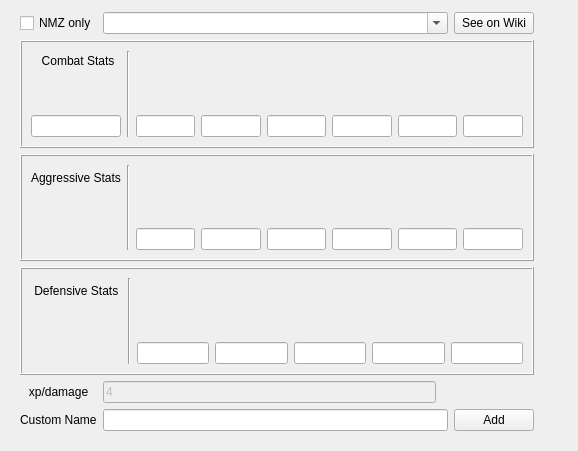
<?xml version="1.0" encoding="UTF-8"?>
<ui version="4.0">
 <class>Monsters</class>
 <widget class="QWidget" name="Monsters">
  <property name="geometry">
   <rect>
    <x>0</x>
    <y>0</y>
    <width>578</width>
    <height>451</height>
   </rect>
  </property>
  <property name="windowTitle">
   <string>Form</string>
  </property>
  <layout class="QGridLayout" name="gridLayout">
   <property name="sizeConstraint">
    <enum>QLayout::SetMinimumSize</enum>
   </property>
   <item row="0" column="0">
    <widget class="QFrame" name="frame">
     <property name="frameShape">
      <enum>QFrame::NoFrame</enum>
     </property>
     <property name="frameShadow">
      <enum>QFrame::Raised</enum>
     </property>
     <layout class="QGridLayout" name="gridLayout_2">
      <property name="topMargin">
       <number>1</number>
      </property>
      <item row="2" column="6">
       <widget class="QFrame" name="frame_2">
        <property name="frameShape">
         <enum>QFrame::NoFrame</enum>
        </property>
        <property name="frameShadow">
         <enum>QFrame::Raised</enum>
        </property>
        <layout class="QGridLayout" name="gridLayout_6"/>
       </widget>
      </item>
      <item row="7" column="2" colspan="3">
       <widget class="QLineEdit" name="custom_name"/>
      </item>
      <item row="0" column="2" colspan="3">
       <widget class="QComboBox" name="search">
        <property name="editable">
         <bool>true</bool>
        </property>
       </widget>
      </item>
      <item row="5" column="1" colspan="5">
       <widget class="QFrame" name="image_3">
        <property name="frameShape">
         <enum>QFrame::Box</enum>
        </property>
        <property name="frameShadow">
         <enum>QFrame::Raised</enum>
        </property>
        <property name="lineWidth">
         <number>1</number>
        </property>
        <layout class="QGridLayout" name="gridLayout_5">
         <item row="2" column="5">
          <widget class="QLineEdit" name="defensive_magic"/>
         </item>
         <item row="2" column="2">
          <widget class="QLineEdit" name="defensive_stab"/>
         </item>
         <item row="1" column="6">
          <widget class="QLabel" name="label_19">
           <property name="text">
            <string/>
           </property>
           <property name="pixmap">
            <pixmap>:/monster/Ranged_icon.webp</pixmap>
           </property>
           <property name="alignment">
            <set>Qt::AlignCenter</set>
           </property>
          </widget>
         </item>
         <item row="2" column="3">
          <widget class="QLineEdit" name="defensive_slash"/>
         </item>
         <item row="1" column="3">
          <widget class="QLabel" name="label_16">
           <property name="text">
            <string/>
           </property>
           <property name="pixmap">
            <pixmap>:/monster/White_scimitar.webp</pixmap>
           </property>
           <property name="alignment">
            <set>Qt::AlignCenter</set>
           </property>
          </widget>
         </item>
         <item row="1" column="4">
          <widget class="QLabel" name="label_17">
           <property name="text">
            <string/>
           </property>
           <property name="pixmap">
            <pixmap>:/monster/White_warhammer.webp</pixmap>
           </property>
           <property name="alignment">
            <set>Qt::AlignCenter</set>
           </property>
          </widget>
         </item>
         <item row="1" column="5">
          <widget class="QLabel" name="label_18">
           <property name="text">
            <string/>
           </property>
           <property name="pixmap">
            <pixmap>:/monster/Magic_icon.webp</pixmap>
           </property>
           <property name="alignment">
            <set>Qt::AlignCenter</set>
           </property>
          </widget>
         </item>
         <item row="0" column="2" colspan="5">
          <widget class="QFrame" name="frame_6">
           <property name="frameShape">
            <enum>QFrame::NoFrame</enum>
           </property>
           <property name="frameShadow">
            <enum>QFrame::Plain</enum>
           </property>
           <property name="lineWidth">
            <number>3</number>
           </property>
           <layout class="QGridLayout" name="gridLayout_9"/>
          </widget>
         </item>
         <item row="1" column="0">
          <widget class="QLabel" name="label_25">
           <property name="text">
            <string/>
           </property>
           <property name="pixmap">
            <pixmap>:/monster/Defence_icon.webp</pixmap>
           </property>
           <property name="alignment">
            <set>Qt::AlignCenter</set>
           </property>
          </widget>
         </item>
         <item row="2" column="4">
          <widget class="QLineEdit" name="defensive_crush"/>
         </item>
         <item row="2" column="6">
          <widget class="QLineEdit" name="defensive_ranged"/>
         </item>
         <item row="1" column="2">
          <widget class="QLabel" name="label_15">
           <property name="text">
            <string/>
           </property>
           <property name="pixmap">
            <pixmap>:/monster/White_dagger.webp</pixmap>
           </property>
           <property name="alignment">
            <set>Qt::AlignCenter</set>
           </property>
          </widget>
         </item>
         <item row="0" column="1" rowspan="3">
          <widget class="Line" name="line">
           <property name="orientation">
            <enum>Qt::Vertical</enum>
           </property>
          </widget>
         </item>
         <item row="0" column="0">
          <widget class="QLabel" name="label_26">
           <property name="text">
            <string> Defensive Stats </string>
           </property>
           <property name="alignment">
            <set>Qt::AlignLeading|Qt::AlignLeft|Qt::AlignVCenter</set>
           </property>
          </widget>
         </item>
        </layout>
       </widget>
      </item>
      <item row="2" column="1" colspan="5">
       <widget class="QFrame" name="image">
        <property name="frameShape">
         <enum>QFrame::Box</enum>
        </property>
        <property name="frameShadow">
         <enum>QFrame::Raised</enum>
        </property>
        <property name="lineWidth">
         <number>1</number>
        </property>
        <layout class="QGridLayout" name="gridLayout_3">
         <item row="3" column="4">
          <widget class="QLineEdit" name="strength"/>
         </item>
         <item row="2" column="6">
          <widget class="QLabel" name="label_7">
           <property name="text">
            <string/>
           </property>
           <property name="pixmap">
            <pixmap>:/monster/Magic_icon.webp</pixmap>
           </property>
           <property name="alignment">
            <set>Qt::AlignCenter</set>
           </property>
          </widget>
         </item>
         <item row="2" column="2">
          <widget class="QLabel" name="label_3">
           <property name="text">
            <string/>
           </property>
           <property name="pixmap">
            <pixmap>:/monster/Hitpoints_icon.webp</pixmap>
           </property>
           <property name="alignment">
            <set>Qt::AlignCenter</set>
           </property>
          </widget>
         </item>
         <item row="2" column="7">
          <widget class="QLabel" name="label_8">
           <property name="text">
            <string/>
           </property>
           <property name="pixmap">
            <pixmap>:/monster/Ranged_icon.webp</pixmap>
           </property>
           <property name="alignment">
            <set>Qt::AlignCenter</set>
           </property>
          </widget>
         </item>
         <item row="1" column="1" rowspan="3">
          <widget class="Line" name="line_3">
           <property name="orientation">
            <enum>Qt::Vertical</enum>
           </property>
          </widget>
         </item>
         <item row="3" column="6">
          <widget class="QLineEdit" name="magic"/>
         </item>
         <item row="3" column="3">
          <widget class="QLineEdit" name="attack"/>
         </item>
         <item row="2" column="4">
          <widget class="QLabel" name="label_5">
           <property name="text">
            <string/>
           </property>
           <property name="pixmap">
            <pixmap>:/monster/Strength_icon.webp</pixmap>
           </property>
           <property name="alignment">
            <set>Qt::AlignCenter</set>
           </property>
          </widget>
         </item>
         <item row="3" column="5">
          <widget class="QLineEdit" name="defence"/>
         </item>
         <item row="2" column="0">
          <widget class="QFrame" name="frame_3">
           <property name="frameShape">
            <enum>QFrame::NoFrame</enum>
           </property>
           <property name="frameShadow">
            <enum>QFrame::Raised</enum>
           </property>
           <property name="lineWidth">
            <number>0</number>
           </property>
           <layout class="QGridLayout" name="gridLayout_7">
            <item row="0" column="0">
             <widget class="QLabel" name="label_21">
              <property name="text">
               <string/>
              </property>
              <property name="pixmap">
               <pixmap>:/monster/Combat_icon.webp</pixmap>
              </property>
              <property name="alignment">
               <set>Qt::AlignCenter</set>
              </property>
             </widget>
            </item>
           </layout>
          </widget>
         </item>
         <item row="2" column="5">
          <widget class="QLabel" name="label_6">
           <property name="text">
            <string/>
           </property>
           <property name="pixmap">
            <pixmap>:/monster/Defence_icon.webp</pixmap>
           </property>
           <property name="alignment">
            <set>Qt::AlignCenter</set>
           </property>
          </widget>
         </item>
         <item row="3" column="2">
          <widget class="QLineEdit" name="health"/>
         </item>
         <item row="3" column="7">
          <widget class="QLineEdit" name="ranged"/>
         </item>
         <item row="2" column="3">
          <widget class="QLabel" name="label_4">
           <property name="text">
            <string/>
           </property>
           <property name="pixmap">
            <pixmap>:/monster/Attack_icon.webp</pixmap>
           </property>
           <property name="alignment">
            <set>Qt::AlignCenter</set>
           </property>
          </widget>
         </item>
         <item row="3" column="0">
          <widget class="QLineEdit" name="combat_level"/>
         </item>
         <item row="1" column="0">
          <widget class="QLabel" name="label_22">
           <property name="text">
            <string>   Combat Stats  </string>
           </property>
           <property name="alignment">
            <set>Qt::AlignRight|Qt::AlignTrailing|Qt::AlignVCenter</set>
           </property>
          </widget>
         </item>
        </layout>
       </widget>
      </item>
      <item row="4" column="1" colspan="5">
       <widget class="QFrame" name="image_2">
        <property name="frameShape">
         <enum>QFrame::Box</enum>
        </property>
        <property name="frameShadow">
         <enum>QFrame::Raised</enum>
        </property>
        <property name="lineWidth">
         <number>1</number>
        </property>
        <layout class="QGridLayout" name="gridLayout_4">
         <item row="2" column="2">
          <widget class="QLineEdit" name="aggressive_attack"/>
         </item>
         <item row="2" column="5">
          <widget class="QLineEdit" name="aggressive_magic_damage"/>
         </item>
         <item row="1" column="3">
          <widget class="QLabel" name="label_10">
           <property name="text">
            <string/>
           </property>
           <property name="pixmap">
            <pixmap>:/monster/Strength_icon.webp</pixmap>
           </property>
           <property name="alignment">
            <set>Qt::AlignCenter</set>
           </property>
          </widget>
         </item>
         <item row="0" column="1" rowspan="3">
          <widget class="Line" name="line_2">
           <property name="orientation">
            <enum>Qt::Vertical</enum>
           </property>
          </widget>
         </item>
         <item row="0" column="2" colspan="6">
          <widget class="QFrame" name="frame_5">
           <property name="frameShape">
            <enum>QFrame::NoFrame</enum>
           </property>
           <property name="frameShadow">
            <enum>QFrame::Plain</enum>
           </property>
           <property name="lineWidth">
            <number>3</number>
           </property>
           <layout class="QGridLayout" name="gridLayout_8"/>
          </widget>
         </item>
         <item row="1" column="0">
          <widget class="QLabel" name="label_23">
           <property name="text">
            <string/>
           </property>
           <property name="pixmap">
            <pixmap>:/monster/Attack_icon.webp</pixmap>
           </property>
           <property name="alignment">
            <set>Qt::AlignCenter</set>
           </property>
          </widget>
         </item>
         <item row="2" column="6">
          <widget class="QLineEdit" name="aggressive_ranged"/>
         </item>
         <item row="1" column="6">
          <widget class="QLabel" name="label_13">
           <property name="text">
            <string/>
           </property>
           <property name="pixmap">
            <pixmap>:/monster/Ranged_icon.webp</pixmap>
           </property>
           <property name="alignment">
            <set>Qt::AlignCenter</set>
           </property>
          </widget>
         </item>
         <item row="1" column="4">
          <widget class="QLabel" name="label_11">
           <property name="text">
            <string/>
           </property>
           <property name="pixmap">
            <pixmap>:/monster/Magic_icon.webp</pixmap>
           </property>
           <property name="alignment">
            <set>Qt::AlignCenter</set>
           </property>
          </widget>
         </item>
         <item row="2" column="3">
          <widget class="QLineEdit" name="aggressive_strength"/>
         </item>
         <item row="1" column="2">
          <widget class="QLabel" name="label_9">
           <property name="text">
            <string/>
           </property>
           <property name="pixmap">
            <pixmap>:/monster/Attack_icon.webp</pixmap>
           </property>
           <property name="alignment">
            <set>Qt::AlignCenter</set>
           </property>
          </widget>
         </item>
         <item row="1" column="5">
          <widget class="QLabel" name="label_12">
           <property name="text">
            <string/>
           </property>
           <property name="pixmap">
            <pixmap>:/monster/Magic_Damage_icon.webp</pixmap>
           </property>
           <property name="alignment">
            <set>Qt::AlignCenter</set>
           </property>
          </widget>
         </item>
         <item row="1" column="7">
          <widget class="QLabel" name="label_14">
           <property name="text">
            <string/>
           </property>
           <property name="pixmap">
            <pixmap>:/monster/Ranged_Strength_icon.webp</pixmap>
           </property>
           <property name="alignment">
            <set>Qt::AlignCenter</set>
           </property>
          </widget>
         </item>
         <item row="2" column="7">
          <widget class="QLineEdit" name="aggressive_ranged_strength"/>
         </item>
         <item row="2" column="4">
          <widget class="QLineEdit" name="aggressive_magic"/>
         </item>
         <item row="0" column="0">
          <widget class="QLabel" name="label_24">
           <property name="text">
            <string>Aggressive Stats</string>
           </property>
           <property name="alignment">
            <set>Qt::AlignLeading|Qt::AlignLeft|Qt::AlignVCenter</set>
           </property>
          </widget>
         </item>
        </layout>
       </widget>
      </item>
      <item row="0" column="1">
       <widget class="QCheckBox" name="nmz_only">
        <property name="text">
         <string>NMZ only</string>
        </property>
       </widget>
      </item>
      <item row="7" column="1">
       <widget class="QLabel" name="label_27">
        <property name="text">
         <string>Custom Name</string>
        </property>
       </widget>
      </item>
      <item row="7" column="5">
       <widget class="QPushButton" name="add">
        <property name="text">
         <string>Add</string>
        </property>
       </widget>
      </item>
      <item row="0" column="5">
       <widget class="QPushButton" name="wiki_link">
        <property name="text">
         <string>See on Wiki</string>
        </property>
       </widget>
      </item>
      <item row="6" column="1">
       <widget class="QLabel" name="label_20">
        <property name="text">
         <string>xp/damage</string>
        </property>
        <property name="alignment">
         <set>Qt::AlignCenter</set>
        </property>
       </widget>
      </item>
      <item row="6" column="2">
       <widget class="QLineEdit" name="xp_per_hit">
        <property name="enabled">
         <bool>false</bool>
        </property>
        <property name="toolTip">
         <string>Not supported, you may instead multiply your xp rate by the desired amount.</string>
        </property>
        <property name="text">
         <string>4</string>
        </property>
       </widget>
      </item>
     </layout>
    </widget>
   </item>
  </layout>
 </widget>
 <tabstops>
  <tabstop>nmz_only</tabstop>
  <tabstop>search</tabstop>
  <tabstop>wiki_link</tabstop>
  <tabstop>combat_level</tabstop>
  <tabstop>health</tabstop>
  <tabstop>attack</tabstop>
  <tabstop>strength</tabstop>
  <tabstop>defence</tabstop>
  <tabstop>magic</tabstop>
  <tabstop>ranged</tabstop>
  <tabstop>aggressive_attack</tabstop>
  <tabstop>aggressive_strength</tabstop>
  <tabstop>aggressive_magic</tabstop>
  <tabstop>aggressive_magic_damage</tabstop>
  <tabstop>aggressive_ranged</tabstop>
  <tabstop>aggressive_ranged_strength</tabstop>
  <tabstop>defensive_stab</tabstop>
  <tabstop>defensive_slash</tabstop>
  <tabstop>defensive_crush</tabstop>
  <tabstop>defensive_magic</tabstop>
  <tabstop>defensive_ranged</tabstop>
  <tabstop>xp_per_hit</tabstop>
  <tabstop>custom_name</tabstop>
  <tabstop>add</tabstop>
 </tabstops>
 <resources/>
 <connections/>
</ui>
